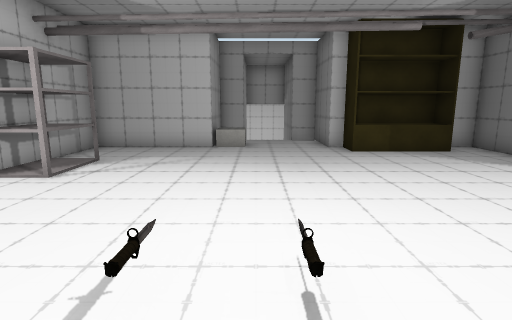
View 1 (above)

24 first-person views from a walk through a Unity game level. The camera is 1.4 m above the floor, tilts 10° down and sees 80° across. The floor is counted in squares, 1 m on a side. Each view is taken from the middle of a square. On the plan, view 1 faces up. The plan holds only what a view shows up to about 14 squares ahead; the rest is blank. The player character is not drawn. Door leaves are left out, so doorways stand open. Some surface patterns are stand-ins.

View 2
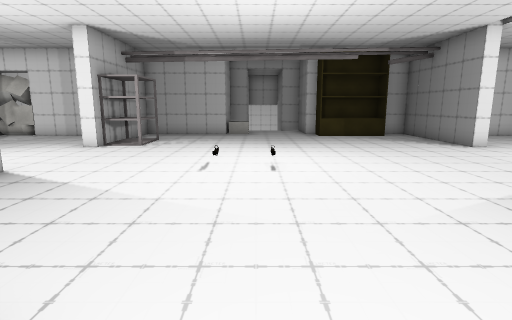

View 3
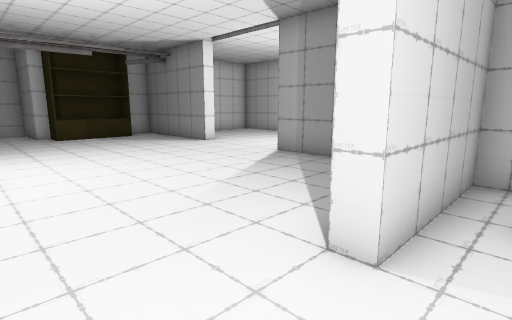

View 4
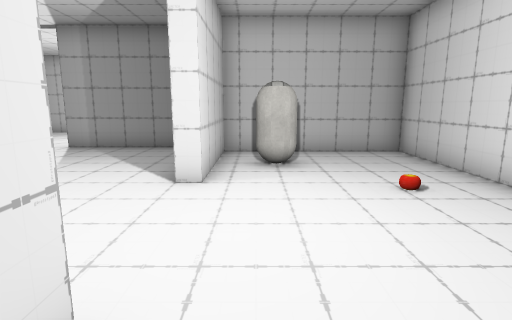

View 5
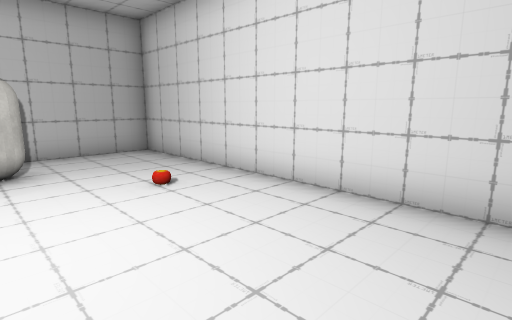

View 6
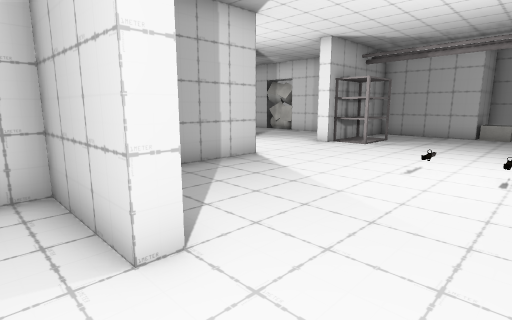

View 7
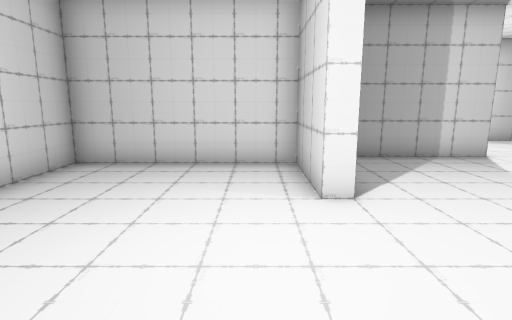

View 8
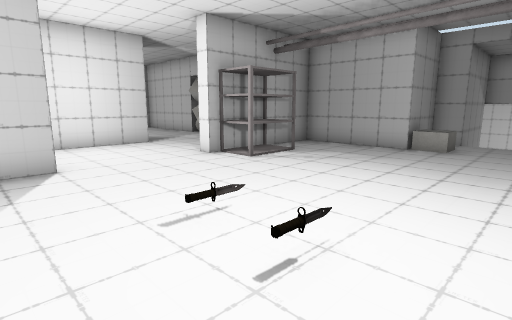

View 9
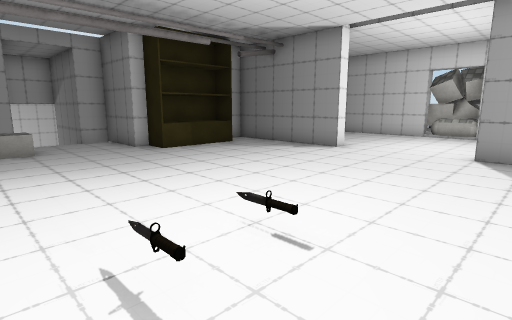

View 10
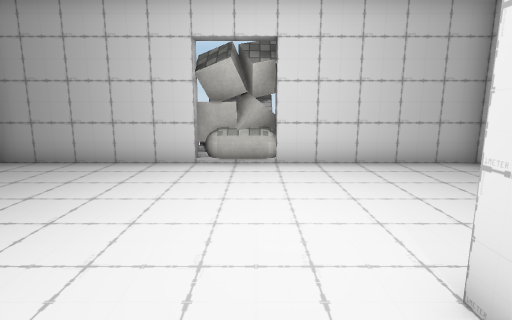

View 11
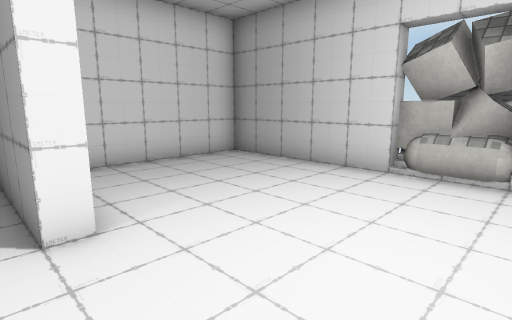

View 12
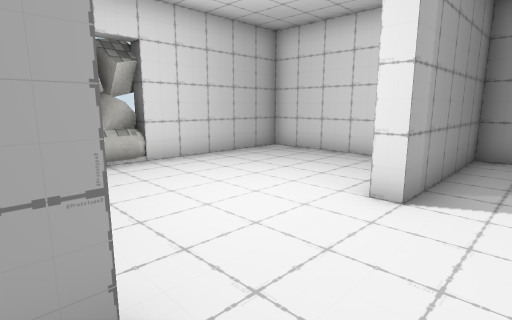

View 13
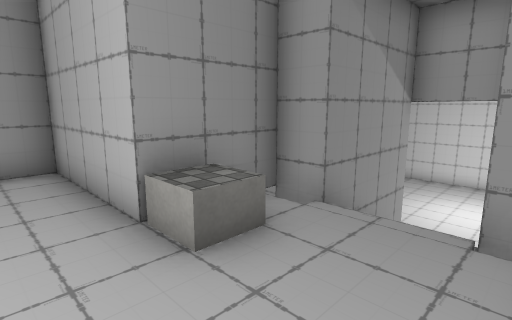

View 14
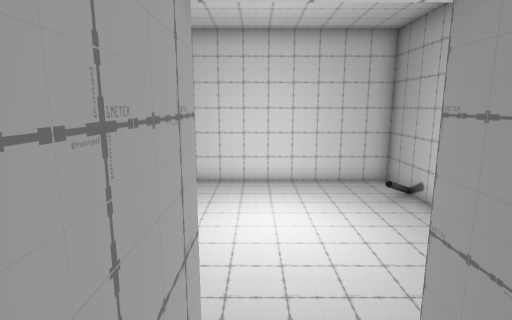

View 15
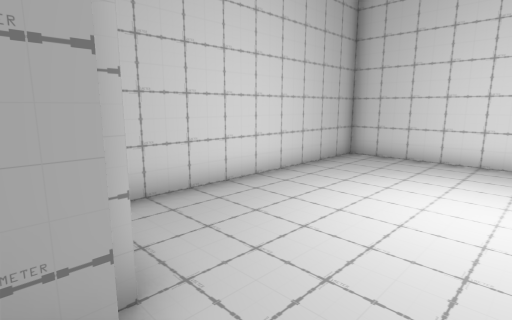

View 16
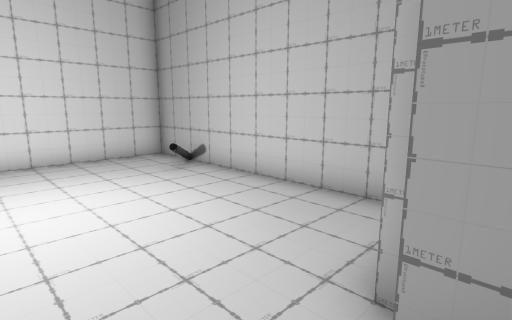

View 17
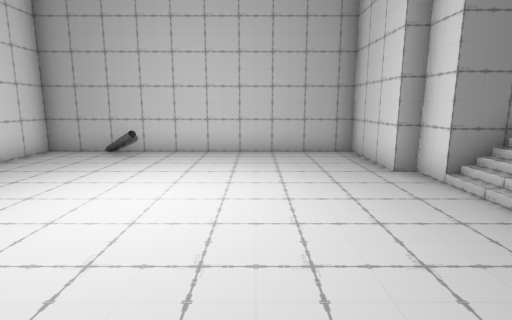

View 18
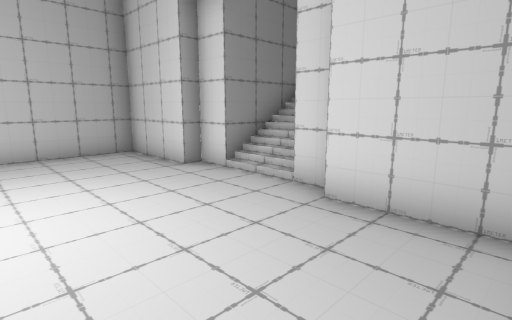

View 19
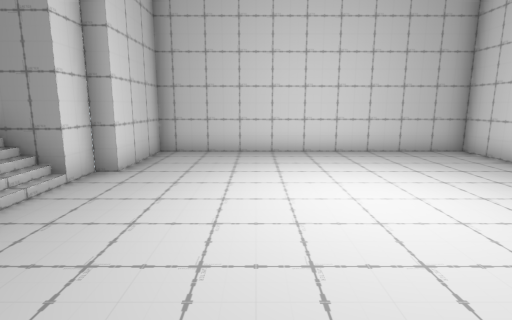

View 20
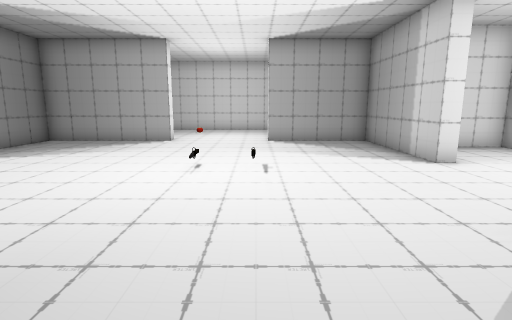

View 21
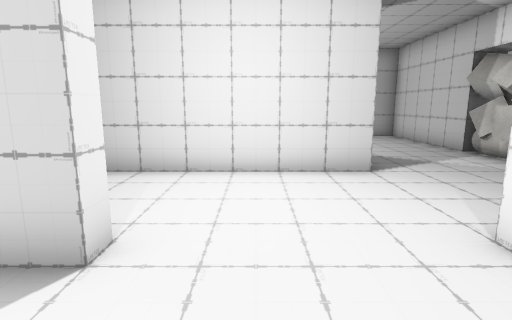

View 22
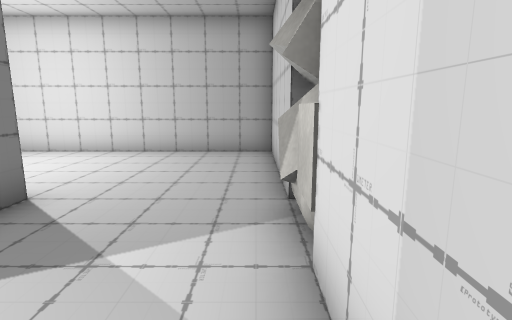

View 23
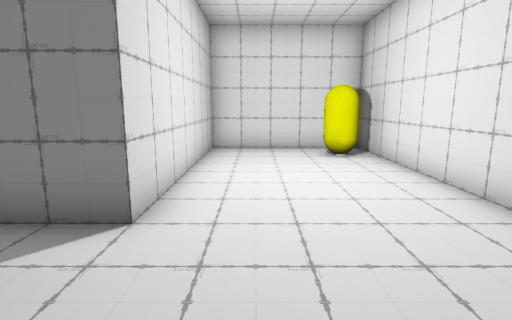

View 24
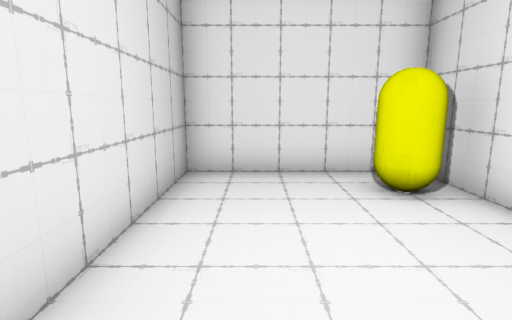

### Floor plan
Key: @ floor where view 1 was taken; # wall or solid block; . main floor; - floor 2 m lower than the main floor; _ floor 2.5 m lower than the main floor; / step, stairs or slope; D open door; = window, fence, low wall or low ledge; ^ raised ledge; B bookshelf; S shelf; C capsule; Y yellow capsule; O other object.
Columns run from 18 left of view 1 to 16 right of it. Each row starts with its distance up from view 1.
 27              ############
 26              #__________#
 25              #__________#
 24              #_________-#
 23              #________=_#
 22              #__________#
 21              #__________#
 20              #__________#
 19              #__________#
 18              #__________#
 17              ####DDDD####
 16                 ##//##
 15                  #//#
 14                 ##//#
 13                 #DDDD#
 12                 #....#
 11             #####ODDD######
 10 ######OO##  #........BBBB.#######
  9 #.......... #.............#.....#
  8 #.......... #S............#.....#
  7 #...........#SS...........#.....#
  6 #...........#SS...........#.....#
  5 #.....###...D.............D.....#
  4 #.....###...D.............D.....O ^
  3 #.....###...D.............D.....OO^
  2 #.....###...D.............D.....#
  1 #.....###...#.............#.....#
  0 #YY...###...#.....@.......#.....#
 -1 #.....###.. #.............#.....#
 -2 #############.............# ....#
 -3             #.............#######
 -4             #####DDDD######
 -5              #........CC.#
 -6              #........CC.#
 -7              #...........#
 -8              #...........#
 -9              #...........#
-10              #############

Where each view was taken, in squares from view 1:
view 1: 0 up, 0 right, facing up
view 2: 5 down, 0 right, facing up
view 3: 5 down, 0 right, facing up-right
view 4: 5 down, 3 left, facing right
view 5: 5 down, 3 left, facing down-right
view 6: 5 down, 1 right, facing up-left
view 7: 5 down, 3 right, facing left
view 8: 0 up, 2 right, facing up-left
view 9: 0 up, 2 left, facing up-right
view 10: 3 up, 6 right, facing right
view 11: 2 up, 7 right, facing up-right
view 12: 6 up, 6 right, facing down-right
view 13: 9 up, 2 right, facing up-left
view 14: 14 up, 0 right, facing up
view 15: 16 up, 1 right, facing up-left
view 16: 16 up, 0 right, facing up-right
view 17: 20 up, 4 left, facing right
view 18: 21 up, 4 left, facing down-right
view 19: 20 up, 5 right, facing left
view 20: 9 up, 1 left, facing down
view 21: 3 up, 3 left, facing left
view 22: 9 up, 8 left, facing left
view 23: 9 up, 14 left, facing down
view 24: 5 up, 14 left, facing down
